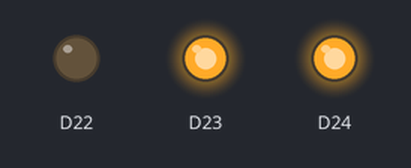
A program run on a simulated Arduino Nano 33 BLE. Parts: output pins drawn as LEDs (lit = HIGH).

Above: at 0.5 s.
At 2.5 s:
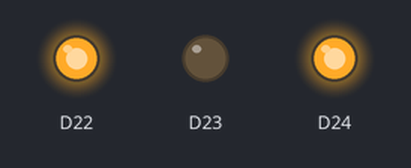
At 4.5 s:
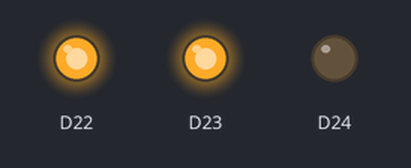
At 5.5 s:
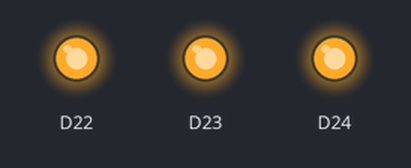
Timing chart, 0 to 7.8 s (numbered marks = the images above):
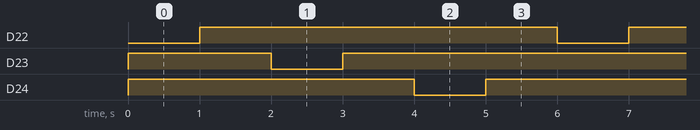

The program:

main.cpp
```cpp
#include <Arduino.h>

// put function declarations here:
// int myFunction(int, int);

void setup() {
  // put your setup code here, to run once:
  // int result = myFunction(2, 3);
  pinMode(LEDR, OUTPUT);
  pinMode(LEDG, OUTPUT);
  pinMode(LEDB, OUTPUT);

  digitalWrite(LEDR, HIGH);
  digitalWrite(LEDG, HIGH);
  digitalWrite(LEDB, HIGH);

}

void loop() {
  // put your main code here, to run repeatedly:
  digitalWrite(LEDR, LOW);
  delay(1000);
  digitalWrite(LEDR, HIGH);
  delay(1000);

  digitalWrite(LEDG, LOW);
  delay(1000);
  digitalWrite(LEDG, HIGH);
  delay(1000);

  digitalWrite(LEDB, LOW);
  delay(1000);
  digitalWrite(LEDB, HIGH);
  delay(1000);
}

// put function definitions here:
// int myFunction(int x, int y) {
//  return x + y;
// }
```

Measured:
- by itself, D22–24: alternates HIGH for 5.0 s and LOW for 1.0 s
- by itself, everything shown: repeats every 6.0 s, in 6 steps
